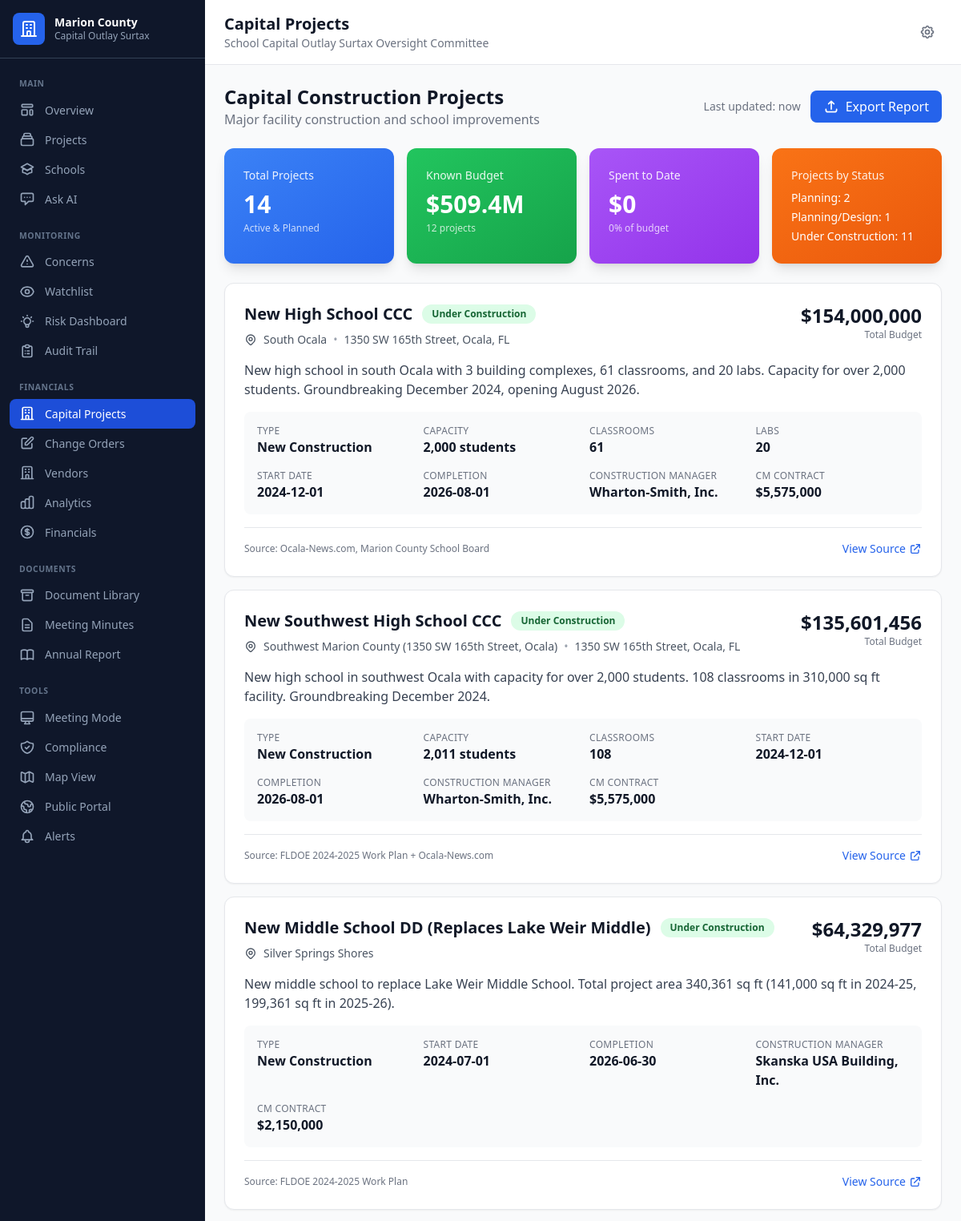
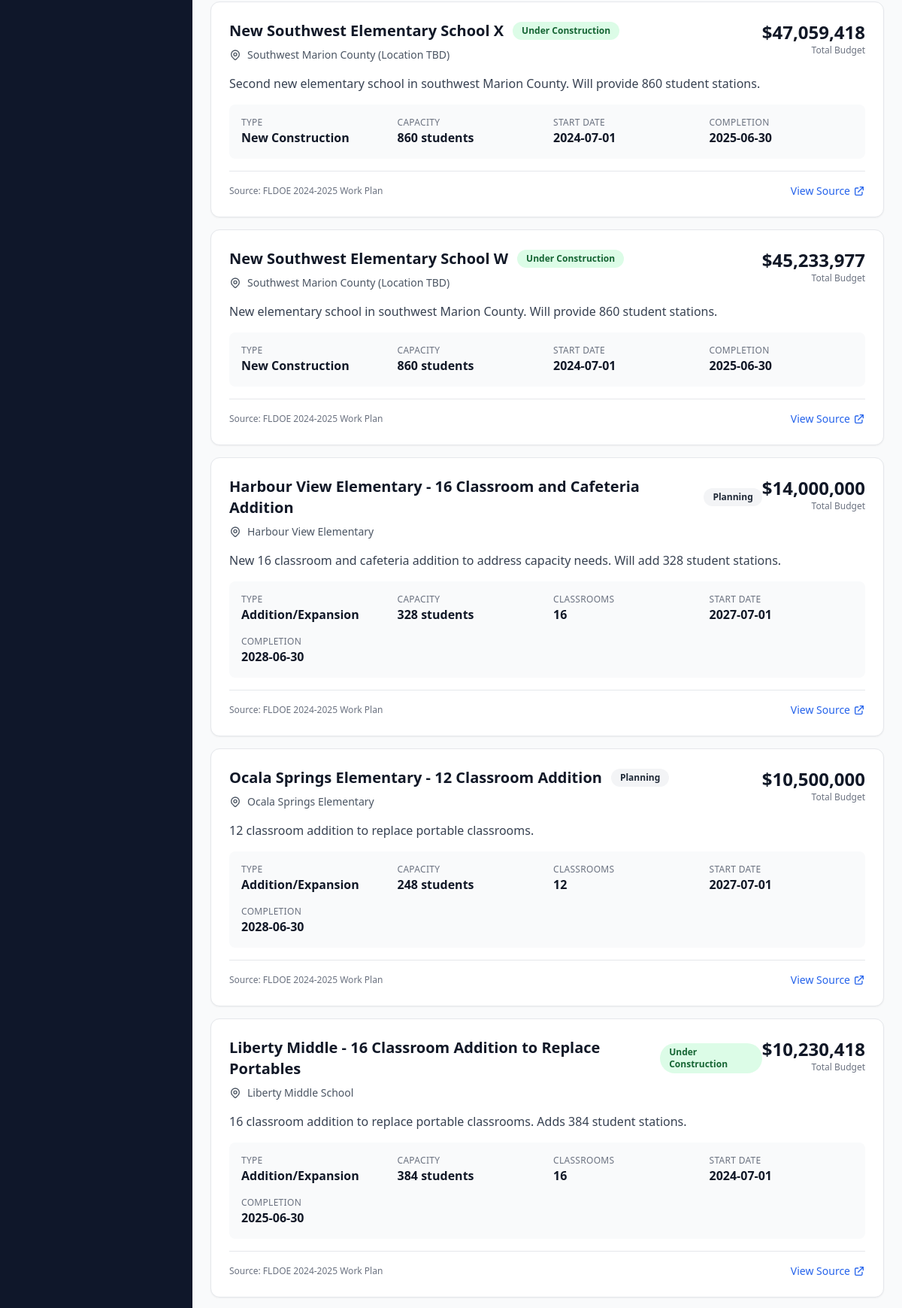
Page /capital-projects (upper part) on the committed database (2 pictures, top to bottom).
### tables this page shows
CREATE TABLE capital_projects (
            id INTEGER PRIMARY KEY AUTOINCREMENT,
            project_code TEXT UNIQUE,
            project_name TEXT NOT NULL,
            project_type TEXT,
            location TEXT,
            address TEXT,
            budget_amount REAL,
            spent_to_date REAL DEFAULT 0,
            start_date DATE,
            estimated_completion DATE,
            actual_completion DATE,
            status TEXT,
            capacity INTEGER,
            square_footage INTEGER,
            num_classrooms INTEGER,
            num_labs INTEGER,
            contractor TEXT,
            construction_manager TEXT,
            cm_contract_amount REAL,
            description TEXT,
            data_source TEXT,
            source_url TEXT,
            imported_date DATETIME,
            last_updated DATETIME
        );

### app.py (the view)
@app.route('/capital-projects')
def capital_projects():
    conn = get_db()
    cursor = conn.cursor()
    cursor.execute('''
        SELECT
            project_code,
            project_name,
            project_type,
            location,
            address,
            budget_amount,
            spent_to_date,
            start_date,
            estimated_completion,
            status,
            capacity,
            num_classrooms,
            num_labs,
            construction_manager,
            cm_contract_amount,
            description,
            data_source,
            source_url
        FROM capital_projects
        ORDER BY budget_amount DESC NULLS LAST
    ''')
    projects = cursor.fetchall()
    cursor.execute('''
        SELECT
            COUNT(*) as total_projects,
            SUM(CASE WHEN budget_amount IS NOT NULL THEN budget_amount ELSE 0 END) as total_budget,
            SUM(CASE WHEN budget_amount IS NOT NULL THEN 1 ELSE 0 END) as projects_with_budget,
            SUM(spent_to_date) as total_spent
        FROM capital_projects
    ''')
    stats = cursor.fetchone()
    cursor.execute('''
        SELECT status, COUNT(*) as count
        FROM capital_projects
        GROUP BY status
    ''')
    status_counts = cursor.fetchall()
    conn.close()
    return render_template('surtax/capital_projects.html',
                          projects=projects,
                          stats=stats,
                          status_counts=status_counts,
                          title='Capital Projects')

### app.py (called while the page is built)
def get_db():
    conn = sqlite3.connect(str(DB_PATH))
    conn.row_factory = sqlite3.Row
    return conn

@app.template_filter('currency')
def currency_filter(value):
    if value is None:
        return '$0'
    if abs(value) >= 1_000_000:
        return f'${value/1_000_000:,.1f}M'
    elif abs(value) >= 1_000:
        return f'${value/1_000:,.0f}K'
    return f'${value:,.0f}'

@app.template_filter('currency_full')
def currency_full_filter(value):
    if value is None:
        return '$0'
    return f'${value:,.0f}'

### templates/surtax/capital_projects.html (shortened to what this page needs)
{% extends "surtax/base.html" %}
{% block content %}
<div class="space-y-6">
    <div class="flex justify-between items-center">
        <div>
            <h2 class="text-2xl font-bold text-gray-900">Capital Construction Projects</h2>
            <p class="text-gray-500">Major facility construction and school improvements</p>
        </div>
        <div class="flex items-center gap-3">
            <span class="text-sm text-gray-500">Last updated: {{ "now"|date_format }}</span>
            <button class="px-4 py-2 bg-blue-600 text-white rounded-lg hover:bg-blue-700 flex items-center gap-2">
                <svg class="w-5 h-5" fill="none" stroke="currentColor" viewBox="0 0 24 24">
                    <path stroke-linecap="round" stroke-linejoin="round" stroke-width="2" d="M4 16v1a3 3 0 003 3h10a3 3 0 003-3v-1m-4-8l-4-4m0 0L8 8m4-4v12"></path>
                </svg>
                Export Report
            </button>
        </div>
    </div>
    <div class="grid grid-cols-1 md:grid-cols-4 gap-4">
        <div class="bg-gradient-to-br from-blue-500 to-blue-600 rounded-xl shadow-lg p-6 text-white">
            <p class="text-sm font-medium opacity-90">Total Projects</p>
            <p class="text-3xl font-bold mt-2">{{ stats.total_projects }}</p>
            <p class="text-xs opacity-75 mt-1">Active & Planned</p>
        </div>
        <div class="bg-gradient-to-br from-green-500 to-green-600 rounded-xl shadow-lg p-6 text-white">
            <p class="text-sm font-medium opacity-90">Known Budget</p>
            <p class="text-3xl font-bold mt-2">{{ stats.total_budget|currency }}</p>
            <p class="text-xs opacity-75 mt-1">{{ stats.projects_with_budget }} projects</p>
        </div>
        <div class="bg-gradient-to-br from-purple-500 to-purple-600 rounded-xl shadow-lg p-6 text-white">
            <p class="text-sm font-medium opacity-90">Spent to Date</p>
            <p class="text-3xl font-bold mt-2">{{ stats.total_spent|currency }}</p>
            <p class="text-xs opacity-75 mt-1">{{ ((stats.total_spent/stats.total_budget*100) if stats.total_budget > 0 else 0)|round|int }}% of budget</p>
        </div>
        <div class="bg-gradient-to-br from-orange-500 to-orange-600 rounded-xl shadow-lg p-6 text-white">
            <p class="text-sm font-medium opacity-90">Projects by Status</p>
            <div class="mt-2 space-y-1">
                {% for status_count in status_counts %}
                <p class="text-sm">{{ status_count.status }}: {{ status_count.count }}</p>
                {% endfor %}
            </div>
        </div>
    </div>
    <div class="space-y-4">
        {% for project in projects %}
        <div class="bg-white rounded-xl shadow-sm border border-gray-200 p-6 hover:shadow-md transition-shadow">
            <div class="flex justify-between items-start mb-4">
                <div class="flex-1">
                    <div class="flex items-center gap-3">
                        <h3 class="text-xl font-bold text-gray-900">{{ project.project_name }}</h3>
                        {% if project.status == 'Under Construction' %}
                        <span class="px-3 py-1 bg-green-100 text-green-800 text-xs font-semibold rounded-full">{{ project.status }}</span>
                        {% elif project.status == 'Planning/Design' %}
                        <span class="px-3 py-1 bg-blue-100 text-blue-800 text-xs font-semibold rounded-full">{{ project.status }}</span>
                        {% else %}
                        <span class="px-3 py-1 bg-gray-100 text-gray-800 text-xs font-semibold rounded-full">{{ project.status }}</span>
                        {% endif %}
                    </div>
                    <div class="flex items-center gap-2 mt-2 text-sm text-gray-600">
                        <span>{{ project.location }}</span>
                        {% if project.address %}
                        <span class="text-gray-400">•</span>
                        <span>{{ project.address }}</span>
                        {% endif %}
                    </div>
                </div>
                <div class="text-right">
                    {% if project.budget_amount %}
                    <p class="text-2xl font-bold text-gray-900">{{ project.budget_amount|currency_full }}</p>
                    <p class="text-xs text-gray-500">Total Budget</p>
                    {% else %}
                    <p class="text-lg font-semibold text-gray-500">Budget TBD</p>
                    {% endif %}
                </div>
            </div>
            <p class="text-gray-700 mb-4">{{ project.description }}</p>
            <div class="grid grid-cols-2 md:grid-cols-4 gap-4 bg-gray-50 rounded-lg p-4">
                <div>
                    <p class="text-xs text-gray-500 uppercase tracking-wide">Type</p>
                    <p class="font-semibold text-gray-900">{{ project.project_type }}</p>
                </div>
                {% if project.capacity %}
                <div>
                    <p class="text-xs text-gray-500 uppercase tracking-wide">Capacity</p>
                    <p class="font-semibold text-gray-900">{{ '{:,}'.format(project.capacity) }} students</p>
                </div>
                {% endif %}
                {% if project.num_classrooms %}
                <div>
                    <p class="text-xs text-gray-500 uppercase tracking-wide">Classrooms</p>
                    <p class="font-semibold text-gray-900">{{ project.num_classrooms }}</p>
                </div>
                {% endif %}
                {% if project.num_labs %}
                <div>
                    <p class="text-xs text-gray-500 uppercase tracking-wide">Labs</p>
                    <p class="font-semibold text-gray-900">{{ project.num_labs }}</p>
                </div>
                {% endif %}
                {% if project.start_date %}
                <div>
                    <p class="text-xs text-gray-500 uppercase tracking-wide">Start Date</p>
                    <p class="font-semibold text-gray-900">{{ project.start_date }}</p>
                </div>
                {% endif %}
                {% if project.estimated_completion %}
                <div>
                    <p class="text-xs text-gray-500 uppercase tracking-wide">Completion</p>
                    <p class="font-semibold text-gray-900">{{ project.estimated_completion }}</p>
                </div>
                {% endif %}
                {% if project.construction_manager %}
                <div>
                    <p class="text-xs text-gray-500 uppercase tracking-wide">Construction Manager</p>
                    <p class="font-semibold text-gray-900">{{ project.construction_manager }}</p>
                </div>
                {% endif %}
                {% if project.cm_contract_amount %}
                <div>
                    <p class="text-xs text-gray-500 uppercase tracking-wide">CM Contract</p>
                    <p class="font-semibold text-gray-900">{{ project.cm_contract_amount|currency_full }}</p>
                </div>
                {% endif %}
            </div>
            <div class="mt-4 pt-4 border-t border-gray-200 flex items-center justify-between">
                <div class="text-xs text-gray-500">
                    <span>Source: {{ project.data_source }}</span>
                </div>
                {% if project.source_url %}
                <a href="{{ project.source_url }}" target="_blank" class="text-sm text-blue-600 hover:text-blue-800 flex items-center gap-1">
                    <span>View Source</span>
                    <svg class="w-4 h-4" fill="none" stroke="currentColor" viewBox="0 0 24 24">
                        <path stroke-linecap="round" stroke-linejoin="round" stroke-width="2" d="M10 6H6a2 2 0 00-2 2v10a2 2 0 002 2h10a2 2 0 002-2v-4M14 4h6m0 0v6m0-6L10 14"></path>
                    </svg>
                </a>
                {% endif %}
            </div>
        </div>
        {% endfor %}
    </div>
</div>
{% endblock %}

### rows in the picture
capital_projects: project_name "New High School CCC", status "Under Construction", location "South Ocala", address "1350 SW 165th Street, Ocala, FL", budget_amount "$154,000,000", description "New high school in south Ocala with 3 building complexes, 61 classrooms, and 20 labs. Capacity for over 2,000 students. Groundbreaking December 2024, opening August 2026.", project_type "New Construction", capacity "2,000", num_classrooms "61", num_labs "20", start_date "2024-12-01", estimated_completion "2026-08-01", construction_manager "Wharton-Smith, Inc.", cm_contract_amount "$5,575,000", data_source "Ocala-News.com, Marion County School Board"
capital_projects: project_name "New Southwest High School CCC", status "Under Construction", location "Southwest Marion County (1350 SW 165th Street, Ocala)", address "1350 SW 165th Street, Ocala, FL", budget_amount "$135,601,456", description "New high school in southwest Ocala with capacity for over 2,000 students. 108 classrooms in 310,000 sq ft facility. Groundbreaking December 2024.", project_type "New Construction", capacity "2,011", num_classrooms "108", start_date "2024-12-01", estimated_completion "2026-08-01", construction_manager "Wharton-Smith, Inc.", cm_contract_amount "$5,575,000", data_source "FLDOE 2024-2025 Work Plan + Ocala-News.com"
capital_projects: project_name "New Middle School DD (Replaces Lake Weir Middle)", status "Under Construction", location "Silver Springs Shores", budget_amount "$64,329,977", description "New middle school to replace Lake Weir Middle School. Total project area 340,361 sq ft (141,000 sq ft in 2024-25, 199,361 sq ft in 2025-26).", project_type "New Construction", start_date "2024-07-01", estimated_completion "2026-06-30", construction_manager "Skanska USA Building, Inc.", cm_contract_amount "$2,150,000", data_source "FLDOE 2024-2025 Work Plan"
capital_projects: project_name "New Southwest Elementary School X", status "Under Construction", location "Southwest Marion County (Location TBD)", budget_amount "$47,059,418", description "Second new elementary school in southwest Marion County. Will provide 860 student stations.", project_type "New Construction", capacity "860", start_date "2024-07-01", estimated_completion "2025-06-30", data_source "FLDOE 2024-2025 Work Plan"
capital_projects: project_name "New Southwest Elementary School W", status "Under Construction", location "Southwest Marion County (Location TBD)", budget_amount "$45,233,977", description "New elementary school in southwest Marion County. Will provide 860 student stations.", project_type "New Construction", capacity "860", start_date "2024-07-01", estimated_completion "2025-06-30", data_source "FLDOE 2024-2025 Work Plan"
capital_projects: project_name "Harbour View Elementary - 16 Classroom and Cafeteria Addition", status "Planning", location "Harbour View Elementary", budget_amount "$14,000,000", description "New 16 classroom and cafeteria addition to address capacity needs. Will add 328 student stations.", project_type "Addition/Expansion", capacity "328", num_classrooms "16", start_date "2027-07-01", estimated_completion "2028-06-30", data_source "FLDOE 2024-2025 Work Plan"
capital_projects: project_name "Ocala Springs Elementary - 12 Classroom Addition", status "Planning", location "Ocala Springs Elementary", budget_amount "$10,500,000", description "12 classroom addition to replace portable classrooms.", project_type "Addition/Expansion", capacity "248", num_classrooms "12", start_date "2027-07-01", estimated_completion "2028-06-30", data_source "FLDOE 2024-2025 Work Plan"
capital_projects: project_name "Liberty Middle - 16 Classroom Addition to Replace Portables", status "Under Construction", location "Liberty Middle School", budget_amount "$10,230,418", description "16 classroom addition to replace portable classrooms. Adds 384 student stations.", project_type "Addition/Expansion", capacity "384", num_classrooms "16", start_date "2024-07-01", estimated_completion "2025-06-30", data_source "FLDOE 2024-2025 Work Plan"

### other values in the picture
{{ title }} "Capital Projects"
{{ "now"|date_format }} "now"
{{ stats.total_projects }} "14"
{{ stats.total_budget|currency }} "$509.4M"
{{ stats.projects_with_budget }} "12"
{{ stats.total_spent|currency }} "$0"
{{ status_count.status }} "Planning" "Planning/Design" "Under Construction"
{{ status_count.count }} "2" "1" "11"
